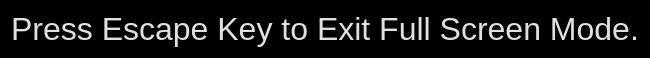
<?xml version="1.0" encoding="UTF-8"?>
<ui version="4.0">
 <class>Popup</class>
 <widget class="QWidget" name="Popup">
  <property name="geometry">
   <rect>
    <x>0</x>
    <y>0</y>
    <width>516</width>
    <height>53</height>
   </rect>
  </property>
  <property name="windowTitle">
   <string>Form</string>
  </property>
  <property name="styleSheet">
   <string notr="true">background: black;</string>
  </property>
  <layout class="QVBoxLayout" name="verticalLayout">
   <item>
    <widget class="QLabel" name="label">
     <property name="font">
      <font>
       <pointsize>24</pointsize>
      </font>
     </property>
     <property name="styleSheet">
      <string notr="true">color: rgb(224, 224, 224)</string>
     </property>
     <property name="text">
      <string>Press Escape Key to Exit Full Screen Mode.</string>
     </property>
     <property name="alignment">
      <set>Qt::AlignCenter</set>
     </property>
    </widget>
   </item>
  </layout>
 </widget>
 <resources/>
 <connections/>
</ui>
